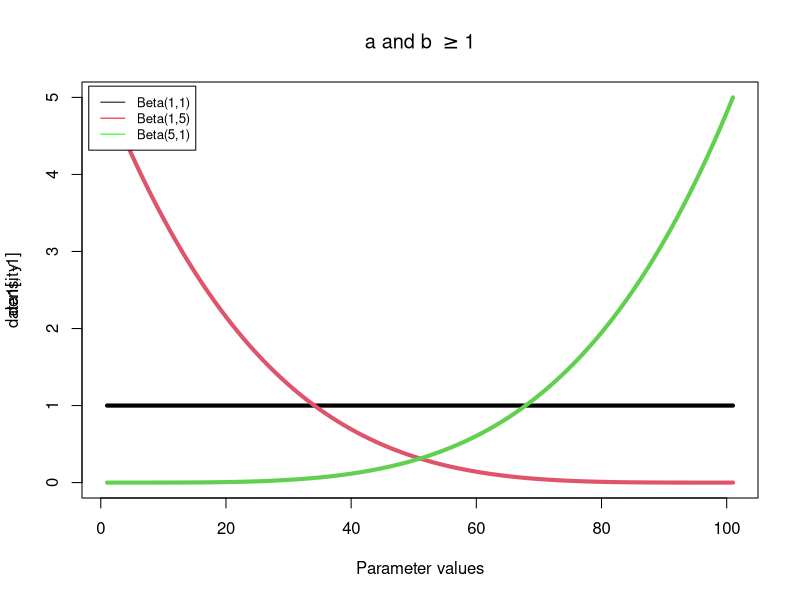
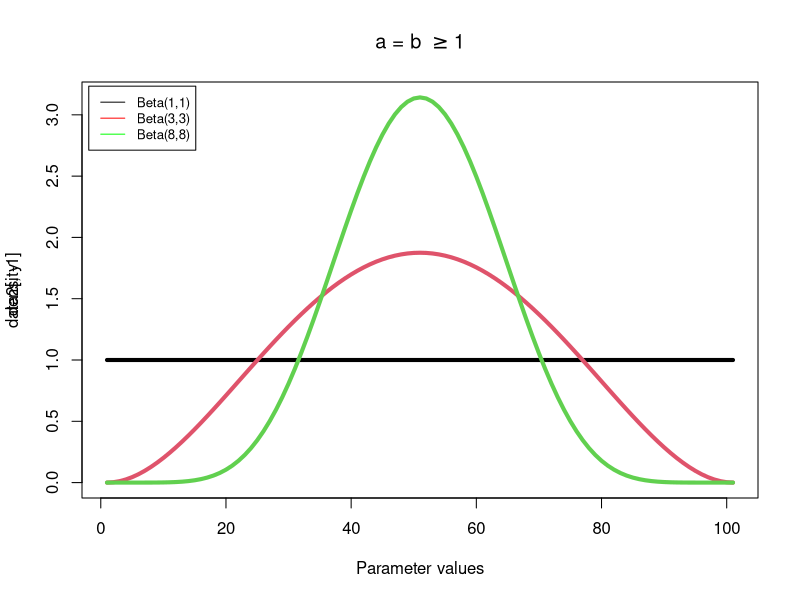
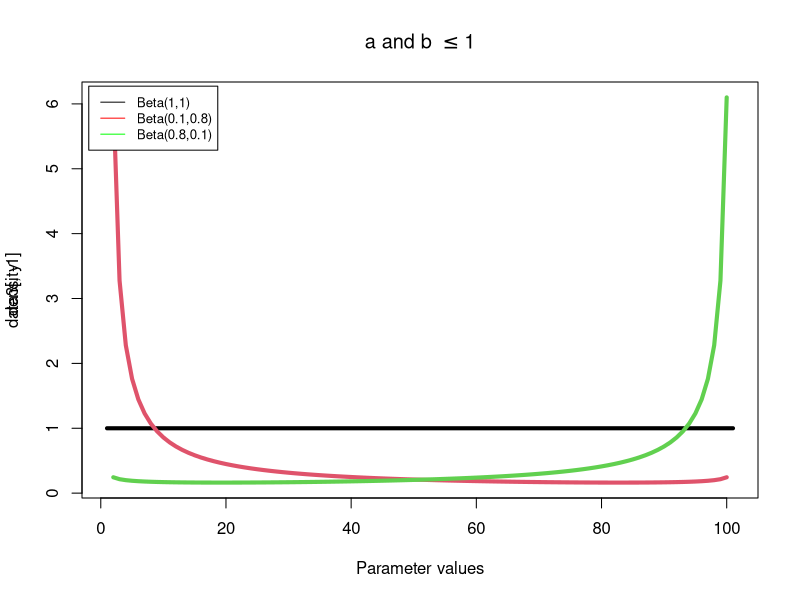
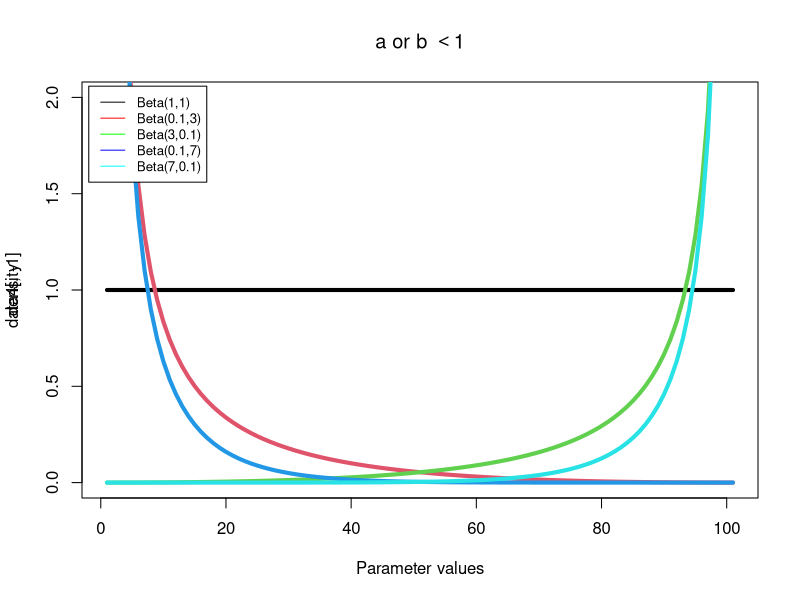
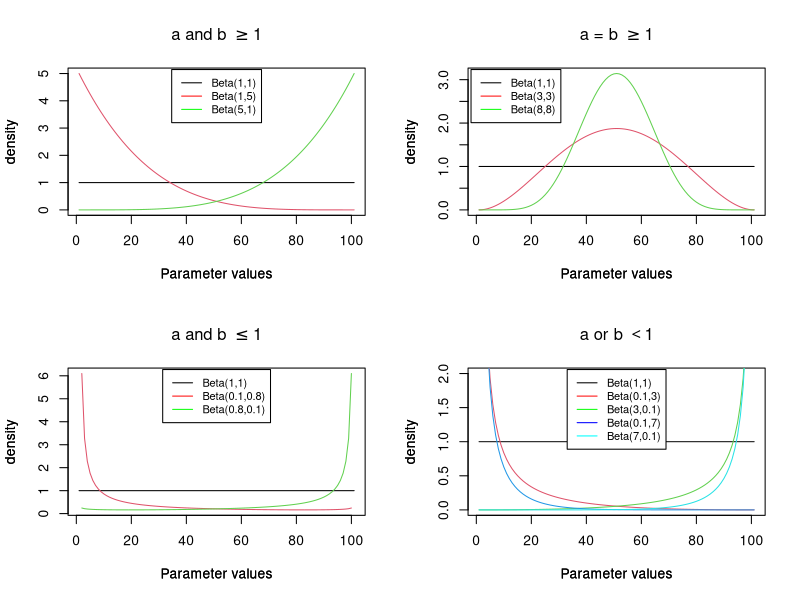

Source code (R) for these figures, in order: (Note: this script raises an error after producing the figures.)
## ---- chunk 1
library(ggplot2)
library(gridExtra)
## ---- chunk 2
param_vals <- seq(0,1,by = 0.01)
dbeta_1_1 <- dbeta(x = param_vals, shape1 = 1, shape2 = 1)
debta_1_5 <- dbeta(x = param_vals, shape1 = 1, shape2 = 5)
debta_5_1 <- dbeta(x = param_vals, shape1 = 5, shape2 = 1)
data1 <- data.frame(param_vals, dbeta_1_1, debta_1_5, debta_5_1)

#setEPS() 
#postscript("ab_geq_1.eps")
matplot(data1[,-1], type = "l", lwd = 4, lty = 1, pch=15:17) 
legend("topleft", inset=0.01, legend=c("Beta(1,1)", "Beta(1,5)", "Beta(5,1)"),col=c("black","red", "green"), lty=1, cex=0.8)
title(main = expression("a and b " >= "1"), xlab = "Parameter values", ylab = "density")
#dev.off()
## ---- chunk 3
param_vals <- seq(0,1,by = 0.01)
dbeta_1_1 <- dbeta(x = param_vals, shape1 = 1, shape2 = 1)
debta_3_3 <- dbeta(x = param_vals, shape1 = 3, shape2 = 3)
debta_8_8 <- dbeta(x = param_vals, shape1 = 8, shape2 = 8)
data2 <- data.frame(param_vals, dbeta_1_1, debta_3_3, debta_8_8)

matplot(data2[,-1], type = "l", lwd = 4, lty = 1, pch=5:7) 
legend("topleft", inset=0.01, legend=c("Beta(1,1)", "Beta(3,3)", "Beta(8,8)"),col=c("black","red", "green"), lty=1, cex=0.8)
title(main = expression("a = b " >= "1"), xlab = "Parameter values", ylab = "density")
## ---- chunk 4
param_vals <- seq(0,1,by = 0.01)
dbeta_1_1 <- dbeta(x = param_vals, shape1 = 1, shape2 = 1)
debta_0.1_0.8 <- dbeta(x = param_vals, shape1 = 0.1, shape2 = 0.8)
debta_0.8_0.1 <- dbeta(x = param_vals, shape1 = 0.8, shape2 = 0.1)
data3 <- data.frame(param_vals, dbeta_1_1, debta_0.1_0.8, debta_0.8_0.1)

matplot(data3[,-1], type = "l", lwd = 4, lty = 1, pch=5:7) 
legend("topleft", inset=0.01, legend=c("Beta(1,1)", "Beta(0.1,0.8)", "Beta(0.8,0.1)"),col=c("black","red", "green"), lty=1, cex=0.8)
title(main = expression("a and b " <= "1"), xlab = "Parameter values", ylab = "density")
## ---- chunk 5
param_vals <- seq(0,1,by = 0.01)
dbeta_1_1 <- dbeta(x = param_vals, shape1 = 1, shape2 = 1)
debta_0.1_3 <- dbeta(x = param_vals, shape1 = 0.1, shape2 = 3)
debta_0.1_7 <- dbeta(x = param_vals, shape1 = 0.1, shape2 = 7)
debta_3_0.1 <- dbeta(x = param_vals, shape1 = 3, shape2 = 0.1)
debta_7_0.1 <- dbeta(x = param_vals, shape1 = 7, shape2 = 0.1)
data4 <- data.frame(param_vals, dbeta_1_1, debta_0.1_3, debta_3_0.1, debta_0.1_7 ,debta_7_0.1)

matplot(data4[,-1], type = "l", lwd = 4, lty = 1, pch=1:5, ylim = c(0,2)) 
legend("topleft", inset=0.01, legend=c("Beta(1,1)", "Beta(0.1,3)", "Beta(3,0.1)", "Beta(0.1,7)", "Beta(7,0.1)"),col=c("black","red", "green", "blue", "cyan"), lty=1, cex=0.8)
title(main = expression("a or b " < "1"), xlab = "Parameter values", ylab = "density")
## ---- chunk 6
setEPS() 
postscript("beta_prior.eps")
par(mfrow = c(2, 2))

# plot 1
matplot(data1[,-1], type = "l", lwd = 1, lty = 1, pch=15:17, ylab = "density", xlab = "Parameter values") 
legend("top", inset=0.01, legend=c("Beta(1,1)", "Beta(1,5)", "Beta(5,1)"),col=c("black","red", "green"), lty=1, cex=0.8)
title(main = expression("a and b " >= "1"), xlab = "Parameter values", ylab = "density")

# plot 2
matplot(data2[,-1], type = "l", lwd = 1, lty = 1, pch=5:7, ylab = "density", xlab = "Parameter values") 
legend("topleft", inset=0.01, legend=c("Beta(1,1)", "Beta(3,3)", "Beta(8,8)"),col=c("black","red", "green"), lty=1, cex=0.8)
title(main = expression("a = b " >= "1"), xlab = "Parameter values", ylab = "density")

# plot 3
matplot(data3[,-1], type = "l", lwd = 1, lty = 1, pch=5:7, ylab = "density", xlab = "Parameter values") 
legend("top", inset=0.01, legend=c("Beta(1,1)", "Beta(0.1,0.8)", "Beta(0.8,0.1)"),col=c("black","red", "green"), lty=1, cex=0.8)
title(main = expression("a and b " <= "1"), xlab = "Parameter values", ylab = "density")

# plot 4
matplot(data4[,-1], type = "l", lwd = 1, lty = 1, pch=1:5, ylim = c(0,2), ylab = "density", xlab = "Parameter values") 
legend("top", inset=0.01, legend=c("Beta(1,1)", "Beta(0.1,3)", "Beta(3,0.1)", "Beta(0.1,7)", "Beta(7,0.1)"),col=c("black","red", "green", "blue", "cyan"), lty=1, cex=0.8)
title(main = expression("a or b " < "1"), xlab = "Parameter values", ylab = "density")
dev.off()
## ---- chunk 7
library(tidyverse)
## ---- chunk 8
alpha1 <- c(1, 1, 1)  # Dirichlet parameters
alpha3 <- c(3,3,3)
alpha8 <- c(8,8,8)
N <- 500  # Number of samples

data1 <- as.data.frame(rdirichlet(N, alpha1))
data3 <- as.data.frame(rdirichlet(N, alpha3))
data8 <- as.data.frame(rdirichlet(N, alpha8))

# name the three categories
colnames(data1) <- c("Category_1", "Category_2", "Category_3") 
colnames(data3) <- c("Category_1", "Category_2", "Category_3")
colnames(data8) <- c("Category_1", "Category_2", "Category_3")

# Create a ternary plot
ggtern(mapping = aes(x = Category_1, y = Category_2, z = Category_3)) +
        geom_point(data = data1, color = "red") +
        geom_point(data = data3, color = "blue") +
        geom_point(data = data8, color = "yellow")    
## ---- chunk 9
data1 %>%            # dataset we want to reshape
  pivot_longer(             # we want to inc rows and dec cols
    cols = !religion,       # which cols to reshape
    names_to = "income",    # name of the var under which above col names will go
    values_to = "count"     # name of the variable for cell values
  )
